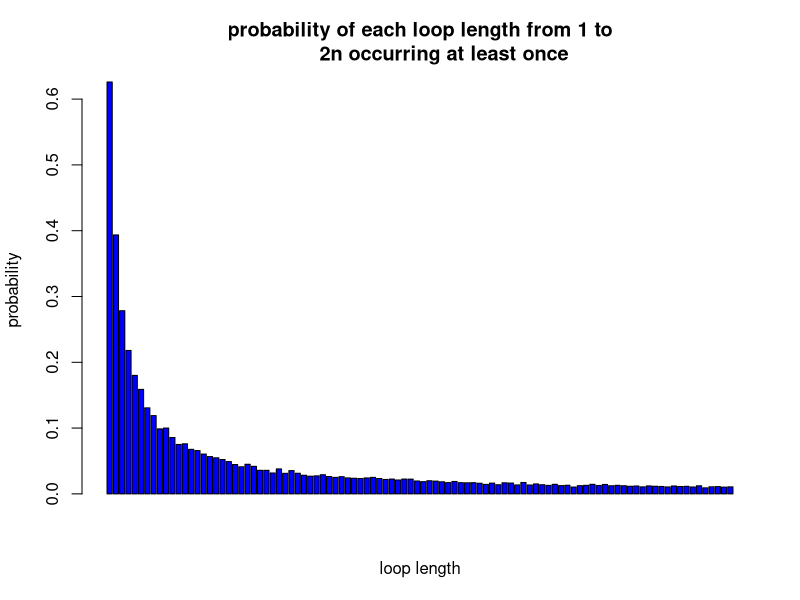

R code for this plot:

#Aysu Ismayilova (s2295782)；Xiaoxian Zhang (s2287323)；Xiaolin Yan (s2326461)
# the link: https://github.com/EvelynYan123/Project_2.git
# Contributions: each of us contributed 1/3 of the job.

start <- Sys.time()#check running time

Pone <- function(n,k,strategy, nreps){ #A function to calculate the probability that one prisoner finds his number 
  #given n- number of tries(max number of boxes he can open), k-prisoner's number, the strategy and number of iterations
  N <- 2*n 
  results = rep(0,nreps)  #initialise vector of results
  if(strategy != 3){  #for strategies except strategy 3 (that is, 1 and 2)
    for(i in 1:nreps) {  #loop over nreps
      boxes = sample(1:N,N) #sample boxes
     #we have 2*n prisoners
      foundIt = 0 #initialise number of prisoners who found their numbers
      #loop over prisoners
        tries = 1
        if(strategy == 1){  #consider a strategy 1
          path = c(k) #keep track of the path of a prisoner
          inBox = boxes[k] # prisoner opens a box with his number
        }else if(strategy == 2){ #consider a strategy 2
          path = c(sample(1:N,1)) #sample random box  
          inBox = boxes[path]  #firstly prisoner opens a random box
        }
        while(tries <= n) { #prisoners can open at most n boxes
          path = c(path, inBox) 		#keep track of a path	 			
          if(inBox == k) { 	#check if the number inside of the box coincides with the prisoner's number		
            foundIt = foundIt + 1   #if yes then update foundIt
            break; 			} 
          else { 					
            inBox = boxes[inBox] 			} #if no, then follow this number in the next box
          tries = tries+1 		} 		 		#update number of tries
      
      results[i] = foundIt  #how many prisoners found their numbers
    }
  }else{ #strategy3
    for(i in 1:nreps) {
      inboxes <- sample(1:N,N)[1:n]  # we randomly choose n boxes with n cards in them
      results[i] <- match(k,inboxes) #check if the prisoner finds his number and repeat it nrep number of times and store each result in results[i]
                                     #if a prisoner finds his number it will be an integer, otherwise NA 
      results <- length(results[which(is.na(results)== FALSE)])#we count how many results are integers. In other words in nreps times of simulation how many times  
                                                               #a prisoner with number k found his number
    }       
  }
  
  prob = sum(results)/(nreps)
  
  return(prob)
}




Pall <- function(n, strategy, nreps){#A function to calculate the probability of all prisoners finding their numbers given #given n -number of tries(max of boxes they can open), the strategy and number of iterations
  N <- 2*n #number of prsioners
  results = rep(0,nreps) #initialising results to 0
  if(strategy != 3){ #consider a strategy different from 3, that is, strategies 1 and 2
    for(i in 1:nreps) { #loop over iterations
      boxes = sample(1:N,N) #sample boxes
      prisoners = 1:N #we have N prisoners
      foundIt = 0 #initialising number of prisoners who found their numbers to zero
      for(prisoner in prisoners) {#loop over all prisoners
        tries = 1 
        
        if(strategy == 1){ #consider strategy1
        path = c(prisoner) #keep track of a path of a prisoner
        inBox = boxes[prisoner] #prisoner opens the box with his number on it
        }else if(strategy == 2){ #consider strategy2
          path = c(sample(1:N,1)) #sample boxes
          inBox = boxes[path]#keep track of a path of a prisoner
        }
        
        while(tries <= n) { #while prisoner does not open at most n boxes
          path = c(path, inBox) #keep track of the path of a prisoner			 			
          if(inBox == prisoner) { 	#check if the card inside of a box coincides with the prisoner's number			
            foundIt = foundIt + 1 	#if yes, update	foundIt		
            break; 			} 
          else { 					
            inBox = boxes[inBox] 			} #if no, follow this number in the next box				
          tries = tries+1 		} 		#update tries 		
      }
      
      
      results[i] = foundIt #gives overall result of all prisoners who found their numbers 
    }
  }else{
    for(i in 1:nreps) {#loop over iterations
      prisoners <- 1:N #we have N prisoners
      temp <- numeric(N)#temporary
      
      for(j in prisoners){
        inboxes <- sample(1:N,N)[1:n]#we randomly choose n boxes with n cards in them
        temp[j] <- match(j,inboxes)#check if the jth prisoner finds his number and repeat it nreps times and store the result in temp
                                   #if the prisoner finds his number temp[j] will be an integer otherwise NA 
      }
      temp <- na.omit(temp) #drop all NA's 
      results[i] <- N-length(attributes(temp)$na.action) #N indicates the number of prisoners who did not find their number
                                                         #results shows how many prisoners found their numbers in ith simulation 
    }
    
    
  }
  
  prob = length(which(results==2*n))/nreps
  
  return(prob)
}



success_prob <- function(n,nreps){ 
  for (strategy in 1:3){ #loop over the strategies
    cat('In strategy', strategy,':',fill = TRUE)
    cat(" P(a single prisoner's success)=", {Pone(n,1,strategy,nreps)},fill = TRUE)
    cat(" P(all prisoners' success)=", {Pall(n,strategy,nreps)},fill = TRUE)
  }
}
success_prob(5,10000)# In case of n=5, we have:
#In strategy 1 :
# P(a single prisoner's success)= 0.4923
# P(all prisoners' success)= 0.3534
#In strategy 2 :
# P(a single prisoner's success)= 0.4056
# P(all prisoners' success)= 3e-04
#In strategy 3 :
# P(a single prisoner's success)= 1e-04
# P(all prisoners' success)= 0.0014

success_prob(50,10000)# In case of n=50, we have:
#In strategy 1 :
# P(a single prisoner's success)= 0.4995
# P(all prisoners' success)= 0.3089
#In strategy 2 :
# P(a single prisoner's success)= 0.3719
# P(all prisoners' success)= 0
#In strategy 3 :
# P(a single prisoner's success)= 1e-04
# P(all prisoners' success)= 0

# In case of n=50, in strategy 1, the probability of all prisoners getting free is roughly 31%, but in other two strategies, the probabilities that they will be free are 0.
# The probabilities of strategy 3 are almost 0 for all conditions.


dloop <- function(n, nreps){ #creating the function dloop that takes number of boxes and number of iterations
  count_0 = rep(0, n*2) # initialise vector of length 2*n
  
  for (reps in 1:nreps){ #loop over nreps
    count_1 = rep(0, n*2) #initialise vector counting length of a loop 
    boxes = sample(n*2,n*2) #sample boxes 
   
    
    iteration_num = c() #initialising vector of numbers we will perform iterations over
    for (k in 1:(2*n)){ #loop over 2*n boxes 
      cycles = c() 
      if ((k %in% iteration_num) == FALSE){  #check if k coincides with the numbers over which we perform iterations
        cycles = append(cycles, k) #if not then append this value to that loop
        next_box = boxes[k] #follow the prisoner's number in next box
        while (next_box != k){ #we append the next boxes to the cycle until in one of the boxes we find the prisoner's number
                               #if we find the number the cycle is closed and we are done
          cycles = append(cycles, next_box)  #add next box to the cycle
          next_box =boxes[next_box] 
        }
        count_1[length(cycles)]=count_1[length(cycles)]+1 # count  number of boxes in cycles
        iteration_num = append(iteration_num, cycles) 
      }
    }
    index_0 = grep(0, count_1)
    count_0[index_0]=count_0[index_0]+1
  }
  prob_0 <- count_0/nreps #probability of a non-repeated loops (0 time)
  prob_1 <- 1- prob_0 #probability of an each loop 1:2n at least once
  return(prob_1)
}

prob <- dloop(50, 10000) 
barplot(prob,ylab = 'probability',xlab = 'loop length',col = 'blue',main = 'probability of each loop length from 1 to
        2n occurring at least once') #displaying barplot of probabilities

no_loop_length_more_than_50 = 1-sum(prob[51:100])#probability that there is no loop length greater than 50 
no_loop_length_more_than_50


#Since the prisoner starts on the box of their own number they are, on the cycle that contains their card 

#By following the cycle around they will eventually end up at their card.

#The only issue is if prisoners can find their numbers before n boxes are opened.
#In fact, the maximum cycle length should be less than or equal to 50, and there can only be one cycle in any set that has a cycle greater than fifty and 
#after calculating the probability we get 0.319
# about 30 percent of the time, the length of the maximum chains formed will be less than 50 boxes and so all prisoners will be able to find their numbers before they open more than 50 boxes

end <- Sys.time()
runningtime <- end - start #running time of our whole code
cat(runningtime)





